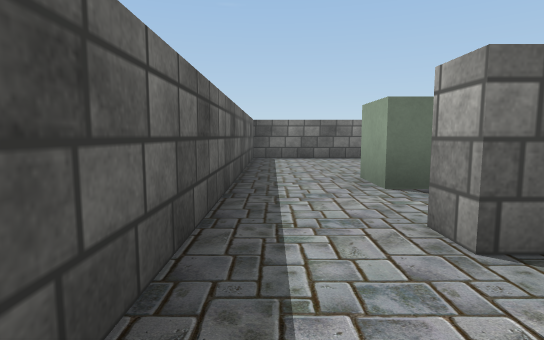
view 1 (above)

16 first-person views from a walk through a 3-D level made in the Unity game engine. The camera is 0.58 m above the floor, tilts 6° down and sees 80° across. The floor is counted in squares, 1 m on a side. Each view is taken from the middle of a square. On the plan, view 1 faces up. The plan holds only what a view shows up to about 9 squares ahead; the rest is blank. The place goes on beyond the plan. The player character is not drawn. Some surface patterns are stand-ins.

view 2
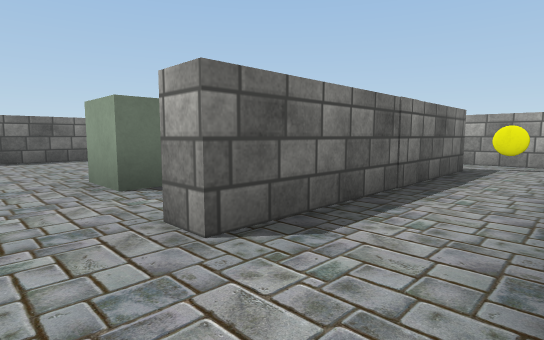

view 3
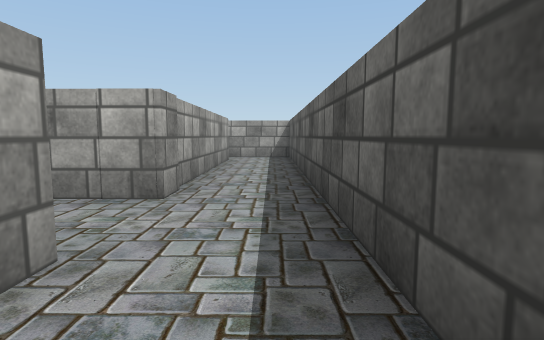

view 4
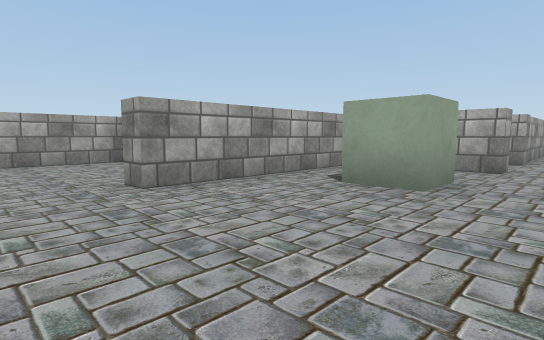

view 5
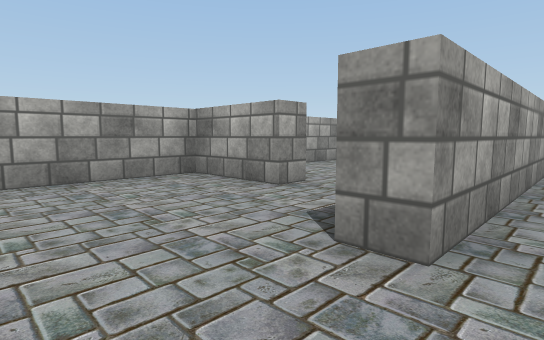

view 6
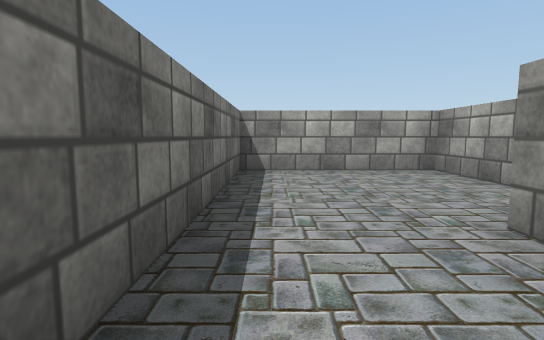

view 7
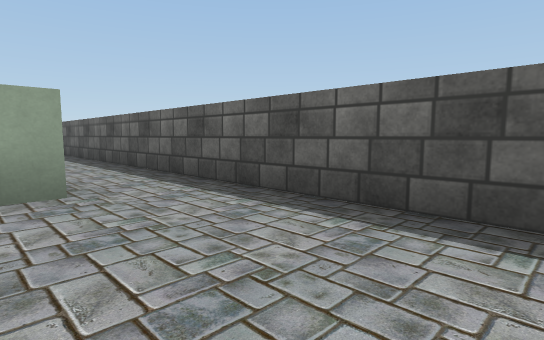

view 8
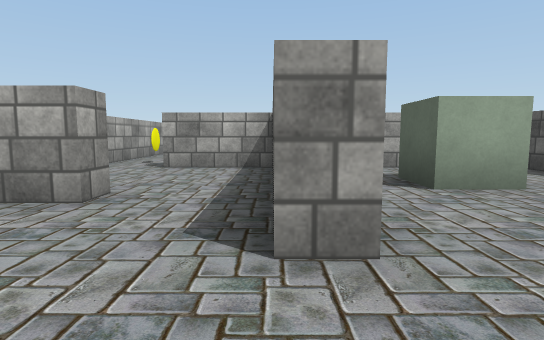

view 9
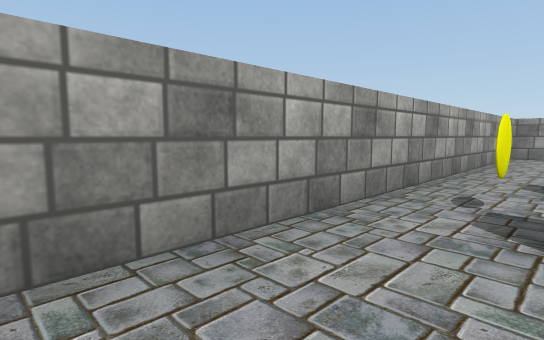

view 10
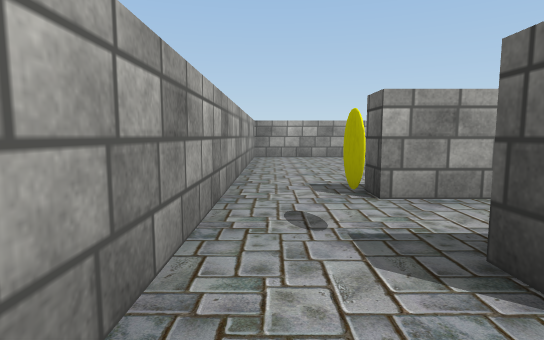

view 11
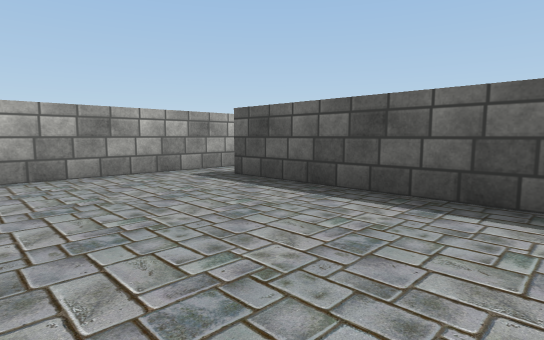

view 12
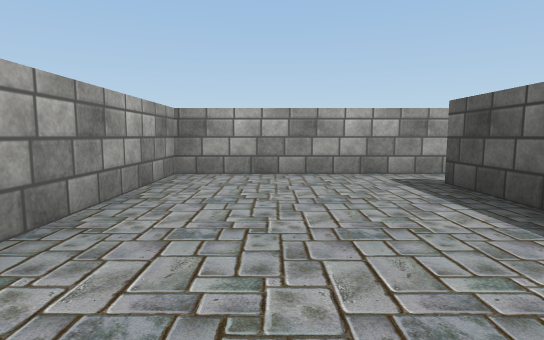

view 13
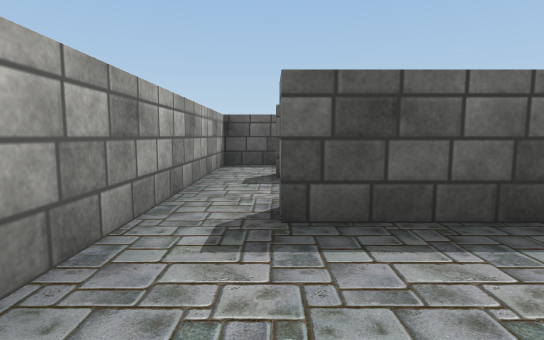

view 14
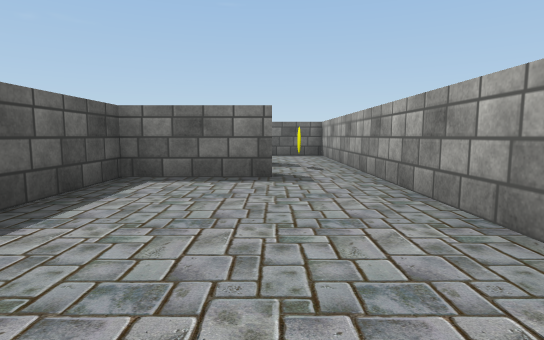

view 15
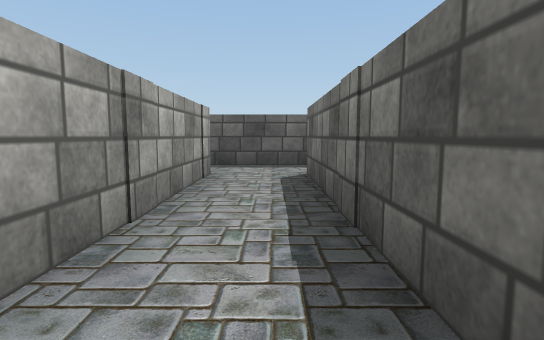

view 16
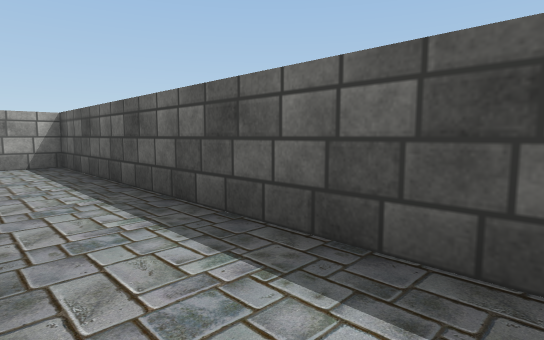

### Floor plan
Ten units are one square. View 1 is at (0, 0); x grows to the right and y downward. Boxes are objects, and circles mark ways between rooms. Rooms are numbered by the first view taken in them; rooms with no view inside come last. Other rooms are left out.
<svg viewBox="-10 -90 90 155">
<path fill="none" stroke="#000" d="M-5 -25 -5 60 21 60M61 -15 10 -15 10 -20M65 -8 65 -13M75 -5 75 -25M10 50 10 0 60 0M45 -85 -5 -85 -5 -25M35 -23 35 -65 39 -65M10 -20 20 -20M75 -25 75 -40M60 0 60 5 39 5 39 49M30 60 75 60 75 -5M56 -52 75 -52 75 -85 45 -85M39 -65 39 -51M56 -46 56 -52M39 -20 60 -20"/>
<rect x="5" y="-45" width="20" height="10" fill="#bbb"><title>block</title></rect>
<circle cx="5" cy="-20" r="3" fill="#2a7"/>
<circle cx="70" cy="-20" r="3" fill="#2a7"/>
<circle cx="70" cy="0" r="3" fill="#2a7"/>
<circle cx="40" cy="-75" r="3" fill="#2a7"/>
<circle cx="60" cy="-35" r="3" fill="#2a7"/>
<circle cx="50" cy="-50" r="3" fill="#2a7"/>
<text x="20" y="-10">1</text>
<text x="20" y="-60">2</text>
<text x="60" y="-40">3</text>
<text x="60" y="30">4</text>
<text x="60" y="-70">5</text>
<text x="50" y="-40">6</text>
</svg>
Room 1 opens to room 2. Room 1 opens to room 3. Room 1 opens to room 4. Room 2 opens to room 5. Room 3 opens to room 6. Room 5 opens to room 6.

Where each view was taken, in squares from view 1:
view 1: 0 up, 0 right, facing up
view 2: 0 up, 0 right, facing up-right
view 3: 3 up, 0 right, facing down
view 4: 8 up, 0 right, facing down-right
view 5: 8 up, 3 right, facing down-right
view 6: 8 up, 2 right, facing right
view 7: 8 up, 2 right, facing down-left
view 8: 8 up, 4 right, facing down
view 9: 4 up, 6 right, facing down-right
view 10: 3 up, 7 right, facing down
view 11: 1 down, 7 right, facing down-left
view 12: 1 down, 6 right, facing down
view 13: 5 down, 6 right, facing left
view 14: 5 down, 6 right, facing up
view 15: 1 up, 6 right, facing left
view 16: 1 up, 1 right, facing down-left
